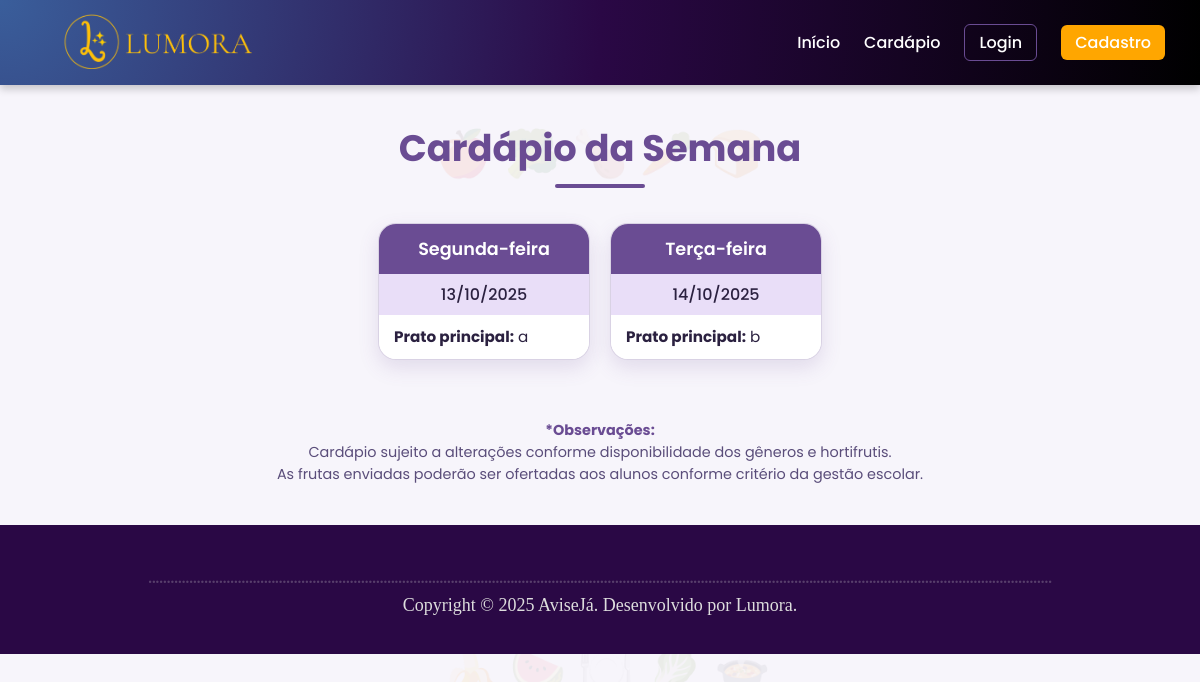
The app's page /cardapio.php, older data.
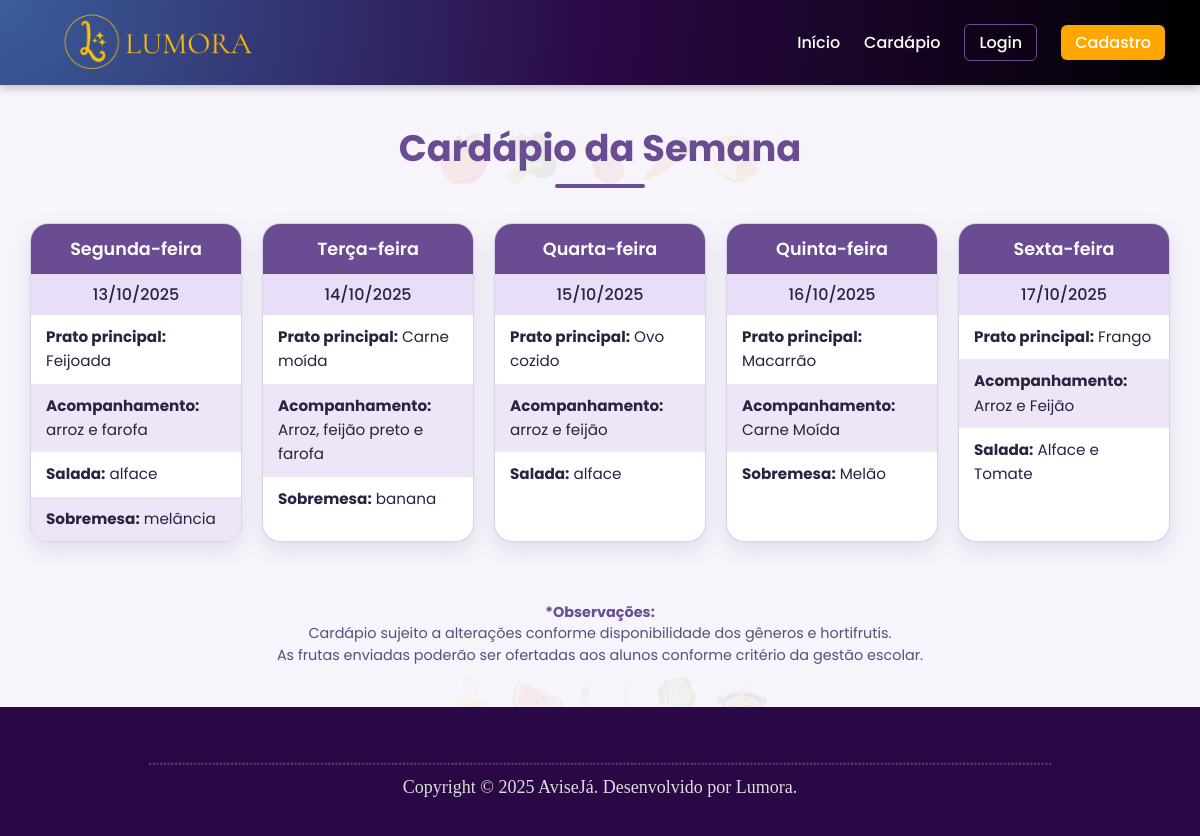
The same page, newer data.
### tables this page shows
CREATE TABLE IF NOT EXISTS `tb_cardapio` (
  `id` int NOT NULL AUTO_INCREMENT,
  `dia_semana` enum('Segunda-feira','Terça-feira','Quarta-feira','Quinta-feira','Sexta-feira') NOT NULL,
  `prato_principal` varchar(255) NOT NULL,
  `acompanhamento` varchar(255) DEFAULT NULL,
  `salada` varchar(255) DEFAULT NULL,
  `sobremesa` varchar(255) DEFAULT NULL,
  PRIMARY KEY (`id`)
);

### conexao/conexao.php (called while the page is built, shortened)
<?php
class BancodeDados {
    private $host = "localhost";
    private $user = "root";
    private $senha = "";
    private $banco = "gestao_merenda";
	public function conecta(){
        $this->con = mysqli_connect($this->host, $this->user, $this->senha, $this->banco);
    }
}
?>

### cardapio.php (the view, shortened to what this page needs)
<?php
require_once('conexao/conexao.php');
$mysql = new BancodeDados();
$mysql->conecta();
$cardapioSemanal = [];
$sql = "SELECT * FROM tb_cardapio ORDER BY FIELD(dia_semana, 'Segunda-feira', 'Terça-feira', 'Quarta-feira', 'Quinta-feira', 'Sexta-feira')";
$query = mysqli_query($mysql->con, $sql);
while($row = mysqli_fetch_assoc($query)) {
    $cardapioSemanal[$row['dia_semana']][] = $row;
}
$diasSemanaMapa = [
    'Segunda-feira' => 'monday', 'Terça-feira' => 'tuesday',
    'Quarta-feira'  => 'wednesday', 'Quinta-feira' => 'thursday',
    'Sexta-feira'   => 'friday'
];
?>
<!DOCTYPE html>
<html lang="pt-br">
<head>
    <link rel="stylesheet" href="css/style.css">
    <link rel="stylesheet" href="css/CarCSS.css">
    <link rel="stylesheet" href="https://cdnjs.cloudflare.com/ajax/libs/font-awesome/6.0.0-beta3/css/all.min.css">
</head>
<body>
    <header class="cabecalho-fixo">
        <div class="logo">
            <a href="index.php">
                <img src="imgs/lumora.png" alt="Logo Lumora" class="logo-img">
            </a>
        </div>
        <nav class="menu-principal">
            <ul>
                <li><a href="index.php">Início</a></li>
                <li><a href="cardapio.php">Cardápio</a></li>
                <?php if (isset($_SESSION['log']) && $_SESSION['log'] === 'ativo'): ?>
                    <?php if ($_SESSION['nivel'] === 'admin'): ?>
                        <li><a href="painel_contas.php">Painel de Controle</a></li>
                    <?php endif; ?>
                    <li><a href="logout.php" class="btn-logout">Logout</a></li>
                <?php else: ?>
                    <li><a href="login.php" class="btn-login">Login</a></li>
                    <li><a href="cadastrologin.php" class="btn-cadastro">Cadastro</a></li>
                <?php endif; ?>
            </ul>
        </nav>
    </header>
    <div id='main'>
        <h1 class="cardapio-titulo">Cardápio da Semana</h1>
        <div class="cardapio-container">
            <?php if (!empty($cardapioSemanal)): ?>
                <?php foreach ($cardapioSemanal as $dia => $pratos): ?>
                    <?php
                    $diaEmIngles = $diasSemanaMapa[$dia] ?? '';
                    $dataDoPrato = date('Y-m-d', strtotime("$diaEmIngles this week"));
                    ?>
                    <div class="card-dia">
                        <div class="dia-semana"><?php echo $dia; ?></div>
                        <div class="data"><?php echo date('d/m/Y', strtotime($dataDoPrato)); ?></div>
                        <div class="itens">
                            <?php foreach ($pratos as $prato): ?>
                                <p><strong>Prato principal:</strong> <?php echo htmlspecialchars($prato['prato_principal']); ?></p>
                                <?php if (!empty($prato['acompanhamento'])): ?>
                                    <p><strong>Acompanhamento:</strong> <?php echo htmlspecialchars($prato['acompanhamento']); ?></p>
                                <?php endif; ?>
                                <?php if (!empty($prato['salada'])): ?>
                                    <p><strong>Salada:</strong> <?php echo htmlspecialchars($prato['salada']); ?></p>
                                <?php endif; ?>
                                <?php if (!empty($prato['sobremesa'])): ?>
                                    <p><strong>Sobremesa:</strong> <?php echo htmlspecialchars($prato['sobremesa']); ?></p>
                                <?php endif; ?>
                            <?php endforeach; ?>
                        </div>
                    </div>
                <?php endforeach; ?>
            <?php else: ?>
                <div class="cardapio-vazio">
                    <p>O cardápio da semana ainda não foi cadastrado.</p>
                </div>
            <?php endif; ?>
        </div>
        <p class="obs">
            <strong>*Observações:</strong><br>
            Cardápio sujeito a alterações conforme disponibilidade dos gêneros e hortifrutis.<br>
            As frutas enviadas poderão ser ofertadas aos alunos conforme critério da gestão escolar.
        </p>
    </div>
        <footer>
        <h5>..................................................................................................................................................................................................................................................</h5>
        <p> Copyright © 2025 AviseJá. Desenvolvido por Lumora. </p>
    </footer>
</body>
</html>

### css/style.css (style rules this page uses)
body { margin: 0; padding: 0; font-family: -apple-system, BlinkMacSystemFont, "Segoe UI", Roboto, "Helvetica Neue", Arial, sans-serif; color: #22223b; padding-top: 60px; display: flex; flex-direction: column; min-height: 100vh; }
.cabecalho-fixo { position: fixed; top: 0; left: 0; width: 100%; height: 85px; background: radial-gradient(circle at top left, #3a5e9b, #2a0845, #000000); box-shadow: 0 4px 8px rgba(0, 0, 0, 0.2); display: flex; justify-content: space-between; align-items: center; padding: 0 20px; z-index: 1000; box-sizing: border-box; }
.menu-principal ul { list-style: none; display: flex; gap: 24px; margin: 0; padding: 0; }
.menu-principal a { text-decoration: none; color: #ffffff; font-weight: 500; transition: color 0.3s; }
.btn-login, .btn-cadastro, .btn-logout { font-weight: bold; padding: 6px 14px; border-radius: 6px; transition: all 0.3s ease; }
.btn-login { background: transparent; border: 1px solid #6a4c93; color: #6a4c93; }
.btn-cadastro { background: #ffa600; color: #000; border: none; margin-right: 15px; }
.logo-img { height: 60px; width: auto; object-fit: contain; margin-left: 40px; }
:root { --gal-1: #0d1b3d; --gal-2: #2c1a5e; --gal-3: #3b2a76; --gold: #ffd700; --star-opacity: 0.22; }
footer { padding: 20px 5px; text-align: center; align-items: center; font-family: Times, Times New Roman, serif; font-size: large; color: #ddd; background-color: #2a0845; }
footer h5 { opacity: 25%; margin-bottom: -10px; }

### css/CarCSS.css (style rules this page uses)
:root { --lumora-primary: #6a4c93; --lumora-light: #f7f5fb; --lumora-mid: #ede6f6; --lumora-softpurple: #e9def8; --text-dark: #2b2140; --radius: 18px; --shadow: 0 8px 20px rgba(106, 76, 147, 0.15); }
body { font-family: "Poppins", sans-serif; background-color: var(--lumora-light); color: var(--text-dark); margin: 0; padding: 0; }
.cardapio-titulo { text-align: center; font-size: 2.3em; color: var(--lumora-primary); font-weight: 700; margin-top: 120px; margin-bottom: 15px; }
.cardapio-titulo::after { content: ""; width: 90px; height: 4px; background-color: var(--lumora-primary); border-radius: 5px; display: block; margin: 8px auto 0; }
.cardapio-container { display: flex; justify-content: center; flex-wrap: wrap; gap: 20px; padding: 20px; max-width: 1200px; margin: 0 auto; }
.card-dia { background: #fff; border-radius: var(--radius); box-shadow: var(--shadow); overflow: hidden; flex: 1 1 210px; max-width: 210px; transition: all 0.25s ease; border: 1px solid rgba(106, 76, 147, 0.25); display: flex; flex-direction: column; justify-content: space-between; }
.card-dia .dia-semana { background-color: var(--lumora-primary); color: #fff; font-weight: 600; text-align: center; padding: 12px 0; font-size: 1.1em; }
.card-dia .data { background-color: var(--lumora-softpurple); color: var(--text-dark); text-align: center; padding: 8px 0; font-weight: 500; }
.card-dia .itens { font-size: 0.95em; line-height: 1.6em; flex-grow: 1; }
.card-dia .itens p { margin: 0; padding: 10px 15px; }
.card-dia .itens p:nth-child(odd) { background-color: #fff; }
.card-dia .itens p:nth-child(even) { background-color: var(--lumora-mid); }
.obs { text-align: center; font-size: 0.9em; color: #5a4d7a; margin: 40px auto; max-width: 850px; line-height: 1.5em; }
.obs strong { color: var(--lumora-primary); }
body::before, body::after { position: fixed; font-size: 45px; opacity: 0.08; pointer-events: none; z-index: -1; filter: drop-shadow(0 0 2px rgba(0, 0, 0, 0.05)); }
body::before { content: "🍎 🥦 🍗 🥕 🍞"; top: 15%; left: 5%; width: 90%; text-align: center; }
body::after { content: "🍌 🍉 🍽️ 🥬 🍲"; bottom: 12%; left: 8%; width: 85%; text-align: center; }

Row changes from the older to the newer data that the page shows:
removed tb_cardapio: prato_principal "a", shown under "Segunda-feira"
removed tb_cardapio: prato_principal "b", shown under "Terça-feira"
added tb_cardapio: prato_principal "Feijoada", acompanhamento "arroz e farofa", salada "alface", sobremesa "melância", shown under "Segunda-feira"
added tb_cardapio: prato_principal "Carne moída", acompanhamento "Arroz, feijão preto e farofa", sobremesa "banana", shown under "Terça-feira"
added tb_cardapio: prato_principal "Ovo cozido", acompanhamento "arroz e feijão", salada "alface", shown under "Quarta-feira"
added tb_cardapio: prato_principal "Macarrão", acompanhamento "Carne Moída", sobremesa "Melão", shown under "Quinta-feira"
added tb_cardapio: prato_principal "Frango", acompanhamento "Arroz e Feijão", salada "Alface e Tomate", shown under "Sexta-feira"
Text that changed along with them:
new list line: "Quarta-feira 15/10/2025"
new list line: "Quinta-feira 16/10/2025"
new list line: "Sexta-feira 17/10/2025"
